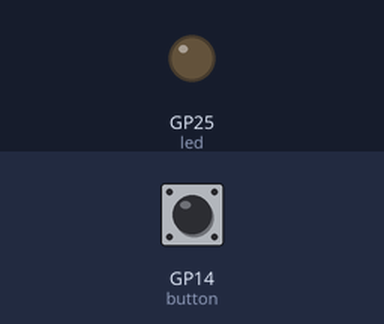
Bench run of a program on a simulated Raspberry Pi Pico running MicroPython. Shown: output pins drawn as LEDs (lit = HIGH). Dashed ring = blinking. The inputs (shaded band) are chosen by the test bench; at power-on: GP14 (button) LOW.

Above: at 1.2 s.
1.3 s: GP14 (button) pulled HIGH for 3.2 s
At 4.6 s:
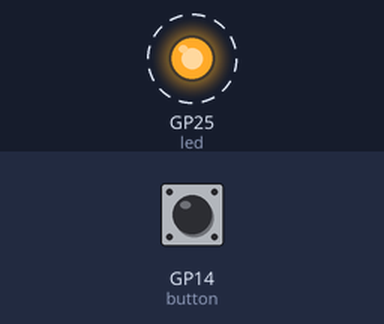
6.0 s: GP14 (button) pulled HIGH for 0.15 s
At 7.1 s:
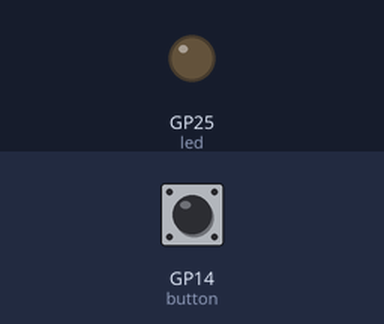
Timing chart, 0 to 9.0 s (numbered marks = the images above; inputs shaded):
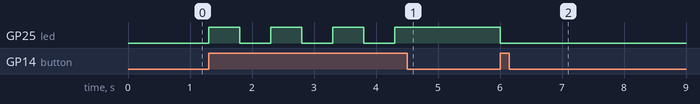

Measured:
- after the input at 1.3 s, GP25 (led): alternates HIGH for 0.50 s and LOW for 0.50 s, 7 changes in all, then stays HIGH, starting at once
- after the input at 6.0 s, GP25 (led): HIGH → LOW at once

The program:

button.py
```python
from machine import Pin
import time

led = Pin("LED", Pin.OUT)
button = Pin(14, Pin.IN, Pin.PULL_DOWN)
status= False

while True:
    if button.value():
        #led.toggle()
        status = not(status)
        led.value(status)
        time.sleep(0.5)
```
